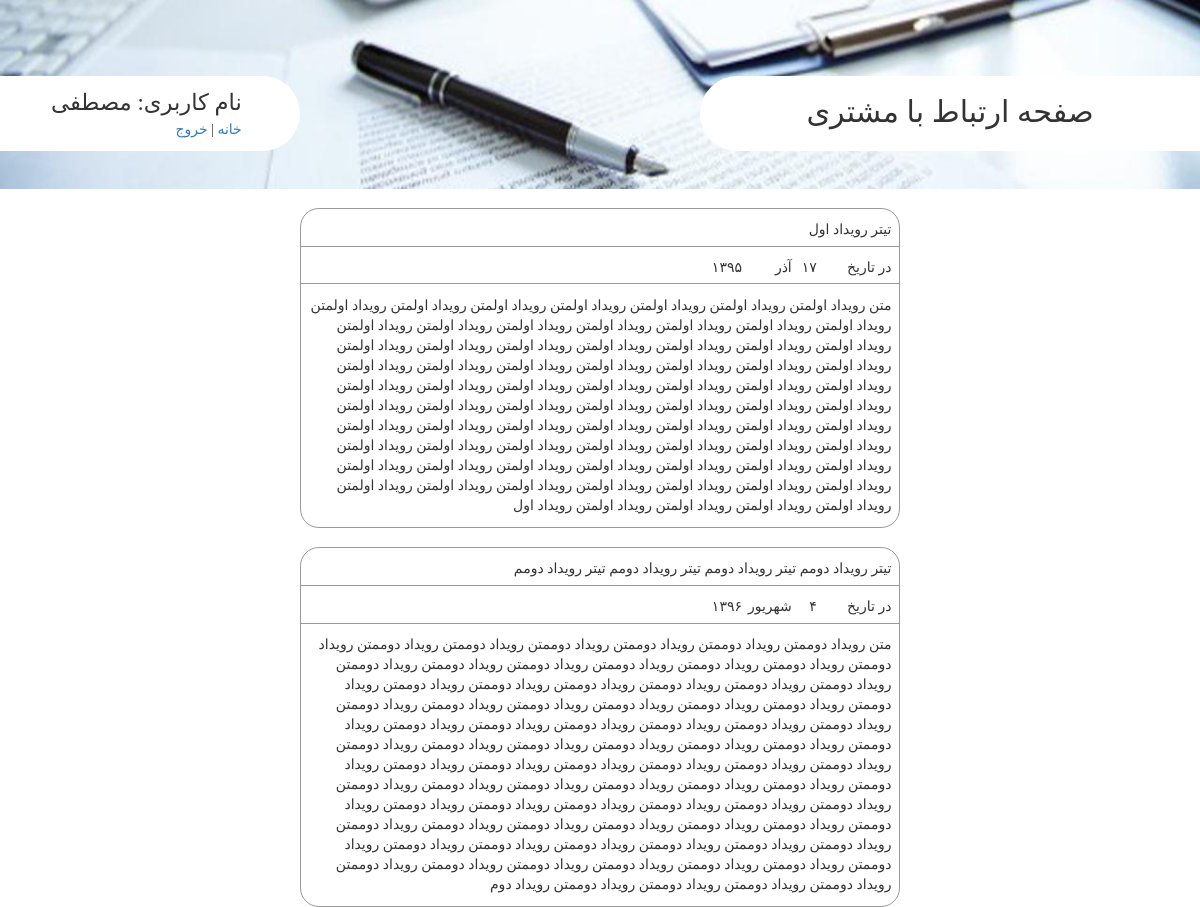
Page /user/show_events/ (signed in) on the committed database.
### UserManager/models.py (models this page shows, shortened)
class Customer(models.Model):
    user = models.OneToOneField(User,)
    username = models.CharField(max_length=100)
    name = models.CharField(max_length=100, null=True, verbose_name='نام')
    phoneNumber = models.CharField(max_length=50, verbose_name='شماره تلفن همراه',)
    email = models.EmailField(verbose_name='ایمیل',)
    moaref = models.CharField(max_length=200, verbose_name='نام معرف',)
    workPhoneNumber = models.CharField(max_length=50, verbose_name='تلفن محل کار',)
    address = models.TextField(verbose_name='آدرس',)
    companyName = models.TextField(verbose_name='نام شرکت',)
    class Meta:
        verbose_name_plural = 'مشتری'

class Event(models.Model):
    day = models.IntegerField(verbose_name='روز', choices=dayChoice)
    month = models.IntegerField(verbose_name='ماه', choices=monthChoice)
    year = models.IntegerField(verbose_name='سال', choices=yearChoice)
    customer = models.ForeignKey(Customer, verbose_name='مشتری', )
    title = models.CharField(verbose_name='تیتر', max_length=200, null=True, blank=True)
    text = models.TextField(verbose_name='متن', )

### UserManager/views.py (the view)
# urls.py: url(r'show_events/', view=views.show_event, name='ShowEvents'),
@login_required(login_url='/user/login/')
def show_event(request):
    customer = Customer.objects.get(user=request.user)
    context = {'customer':customer, 'events':customer.event_set.all()}
    return render(request, 'showEvents.html', context=context)

### ReserveForm/templatetags/toPersian.py (called while the page is built, shortened)
@register.filter
def IntegerToPersian(number):
    if number is None:
        return None
    if number==0:
        return '۰'
    persian_number = ''
    while(number>=1):
        digit = number%10
        persian_number = toPersianDigit(digit)+persian_number
        number = int(number/10)
    return persian_number

def toPersianDigit(digit):
    if digit is None:
        return None
    if digit==1:
        return '۱'
    if digit==2:
        return '۲'
    if digit==3:
        return '۳'
    if digit==4:
        return '۴'
    if digit==5:
        return '۵'
    if digit==6:
        return '۶'
    if digit==7:
        return '۷'
    if digit==8:
        return '۸'
    if digit==9:
        return '۹'
    if digit==0:
        return '۰'

@register.filter()
def MonthToPersian(month):
    if month == 1:
        return 'فروردین'
    if month == 2:
        return 'اردیبهشت'
    if month == 3:
        return 'خرداد'
    if month == 4:
        return 'تیر'
    if month == 5:
        return 'مرداد'
    if month == 6:
        return 'شهریور'
    if month == 7:
        return 'مهر'
    if month == 8:
        return 'آبان'
    if month == 9:
        return 'آذر'

### templates/showEvents.html
{% extends 'customerBase.html' %}
{% load static %}
{% load toPersian %}
{% block load_style_file %}
    <link href="{% static 'css/showEvents.css' %}" type="text/css" rel="stylesheet">
{% endblock %}
{% block content %}
    <div id="main-content-wrapper" class="container-fluid">
        <div class="row">
            <div class="col-md-6 col-md-offset-3 container-fluid">
                {% for event in events %}
                    <div class="row event-wrapper">
                        <div class="title-wrapper text-wrapper">{{ event.title }}</div>
                        <div class="date-wrapper container-fluid">
                            <div class="row">
                                <div class= "col-md-6 col-md-offset-6 container-fluid">
                                    <div class="row">
                                        <div class="col-md-1 col-md-offset-5 text-wrapper center-horizontally">{{ event.year|IntegerToPersian }}</div>
                                        <div class="col-md-2 text-wrapper">{{ event.month|MonthToPersian }}</div>
                                        <div class="col-md-1 text-wrapper">{{ event.day|IntegerToPersian }}</div>
                                        <div class="col-md-3 text-wrapper">در تاریخ</div>
                                    </div>
                                </div>
                            </div>
                        </div>
                        <div class="content-wrapper text-wrapper">{{ event.text }}</div>
                    </div>
                {% endfor %}
            </div>
        </div>
    </div>
{% endblock %}

### templates/customerBase.html (shortened to what this page needs)
<!DOCTYPE html>
{% load static %}
<html lang="en">
<head>
    <link href="{% static 'bootstrap-3.3.7-dist/css/bootstrap.min.css' %}" rel="stylesheet" type="text/css">
    <link href="{% static 'css/customer_base.css' %}" type="text/css" rel="stylesheet">
    {% block load_style_file %}
    {% endblock %}
</head>
<body>
{% block header_page %}
    <div id="header-wrapper" class="container-fluid">
        <div class="row">
            <div id="user-property-wrapper" class="col-sm-4 col-xs-5 col-md-3">
                <div id="container-property" class="center-vertically">
                    <div id="username-wrapper">
                        <div id="username-label-wrapper">نام کاربری:</div>
                        <div id="username-value-wrapper">{{ customer.name }}</div>
                    </div>
                    <div id="links-wrapper">
                        <div id="home-link"><a href="{% url 'HomepageCustomer' %}">خانه</a> |</div>
                        <div id="exit-link"><a href="{% url 'Exit' %}">خروج</a></div>
                    </div>
                </div>
            </div>
            <div id="page-title-wrapper" class="col-xs-8 col-xs-offset-4 col-md-5 col-md-offset-4">صفحه ارتباط با مشتری</div>
        </div>
    </div>
{% endblock %}
{% block content %}
{% endblock %}
</body>
</html>

### static/css/customer_base.css (style rules this page uses)
.center-vertically { position: relative; top: 50%; -webkit-transform: translateY(-50%); -moz-transform: translateY(-50%); -ms-transform: translateY(-50%); -o-transform: translateY(-50%); transform: translateY(-50%); }
.center-horizontally { text-align: center; }
#header-wrapper { background-image: url("/static/img/header.jpg"); height: 5cm; background-size:100% 100% ; background-repeat: no-repeat; font-family: "adobe arabic"; }
body { font-family: "adobe arabic"; }
#header-wrapper .row { margin-top: 2cm; }
#user-property-wrapper { background-color: white; height: 2cm; border-bottom-right-radius: 1cm; border-top-right-radius: 1cm; min-width: 4cm; }
#page-title-wrapper { background-color: white; height: 2cm; border-bottom-left-radius: 1cm; border-top-left-radius: 1cm; font-size: 0.8cm; text-align: center; padding-top: 0.4cm; }
#user-property-wrapper #container-property { display: inline-block; width: 6cm; float: left; }
#username-wrapper { direction: rtl; font-size: 0.6cm; }
#user-property-wrapper #username-label-wrapper { direction: rtl; display: inline-block; }
#user-property-wrapper #username-value-wrapper { display: inline-block; }
#links-wrapper { direction: rtl; }
#links-wrapper #exit-link { display: inline-block; }
#links-wrapper #home-link { display: inline-block; }

### static/css/showEvents.css (style rules this page uses)
.text-wrapper { direction: rtl; padding-top: 0.3cm; padding-right: 0.2cm; padding-bottom: 0.3cm; }
.event-wrapper { border: solid 1px #999999; margin-top: 0.5cm; border-radius: 0.5cm; }
.title-wrapper { height: 1cm; border-bottom: solid 1px #999999; }
.date-wrapper { height: 1cm; border-bottom: solid 1px #999999; }

### rows in the picture
Customer: name "مصطفی"
Event: title "تیتر رویداد اول", year|IntegerToPersian "۱۳۹۵", month|MonthToPersian "آذر", day|IntegerToPersian "۱۷", text "متن رویداد اولمتن رویداد اولمتن رویداد اولمتن رویداد اولمتن رویداد اولمتن رویداد اولمتن رویداد اولمتن رویداد اولمتن رویداد اولمتن رویداد اولمتن رویداد اولمتن رویداد اولمتن رویداد اولمتن رویداد اولمتن رویداد اولمتن رویداد اولمتن رویداد اولمتن رویداد اولمتن رویداد اولمتن رویداد اولمتن رویداد اولمتن رویداد اولمتن رویداد اولمتن رویداد اولمتن رویداد اولمتن رویداد اولمتن رویداد اولمتن رویداد اولمتن رویداد اولمتن رویداد اولمتن رویداد اولمتن رویداد اولمتن رویداد اولمتن رویداد اولمتن رویداد اولمتن رویداد اولمتن رویداد اولمتن رویداد اولمتن رویداد اولمتن رویداد اولمتن رویداد اولمتن رویداد اولمتن رویداد اولمتن رویداد اولمتن رویداد اولمتن رویداد اولمتن رویداد اولمتن رویداد اولمتن رویداد اولمتن رویداد…"
Event: title "تیتر رویداد دومم تیتر رویداد دومم تیتر رویداد دومم تیتر رویداد دومم", year|IntegerToPersian "۱۳۹۶", month|MonthToPersian "شهریور", day|IntegerToPersian "۴", text "متن رویداد دوممتن رویداد دوممتن رویداد دوممتن رویداد دوممتن رویداد دوممتن رویداد دوممتن رویداد دوممتن رویداد دوممتن رویداد دوممتن رویداد دوممتن رویداد دوممتن رویداد دوممتن رویداد دوممتن رویداد دوممتن رویداد دوممتن رویداد دوممتن رویداد دوممتن رویداد دوممتن رویداد دوممتن رویداد دوممتن رویداد دوممتن رویداد دوممتن رویداد دوممتن رویداد دوممتن رویداد دوممتن رویداد دوممتن رویداد دوممتن رویداد دوممتن رویداد دوممتن رویداد دوممتن رویداد دوممتن رویداد دوممتن رویداد دوممتن رویداد دوممتن رویداد دوممتن رویداد دوممتن رویداد دوممتن رویداد دوممتن رویداد دوممتن رویداد دوممتن رویداد دوممتن رویداد دوممتن رویداد دوممتن رویداد دوممتن رویداد دوممتن رویداد دوممتن رویداد دوممتن رویداد دوممتن رویداد دوممتن رویداد…"
